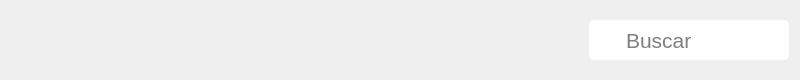
<?xml version="1.0" encoding="UTF-8"?>
<ui version="4.0">
 <class>SearchWidget</class>
 <widget class="QWidget" name="SearchWidget">
  <property name="geometry">
   <rect>
    <x>0</x>
    <y>0</y>
    <width>800</width>
    <height>80</height>
   </rect>
  </property>
  <property name="minimumSize">
   <size>
    <width>800</width>
    <height>80</height>
   </size>
  </property>
  <property name="windowTitle">
   <string>Form</string>
  </property>
  <layout class="QHBoxLayout" name="horizontalLayout_2">
   <item>
    <spacer name="horizontalSpacer">
     <property name="orientation">
      <enum>Qt::Orientation::Horizontal</enum>
     </property>
     <property name="sizeHint" stdset="0">
      <size>
       <width>573</width>
       <height>20</height>
      </size>
     </property>
    </spacer>
   </item>
   <item>
    <widget class="QFrame" name="searchInput">
     <property name="sizePolicy">
      <sizepolicy hsizetype="Preferred" vsizetype="Preferred">
       <horstretch>0</horstretch>
       <verstretch>0</verstretch>
      </sizepolicy>
     </property>
     <property name="minimumSize">
      <size>
       <width>200</width>
       <height>30</height>
      </size>
     </property>
     <property name="maximumSize">
      <size>
       <width>200</width>
       <height>40</height>
      </size>
     </property>
     <property name="styleSheet">
      <string notr="true">QFrame {
	background-color: white;
	border-radius: 5px;
	border: 2px solid &quot;#4fa0d8&quot;;
}</string>
     </property>
     <property name="frameShape">
      <enum>QFrame::Shape::StyledPanel</enum>
     </property>
     <property name="frameShadow">
      <enum>QFrame::Shadow::Raised</enum>
     </property>
     <layout class="QHBoxLayout" name="horizontalLayout">
      <item>
       <widget class="QLabel" name="icon">
        <property name="sizePolicy">
         <sizepolicy hsizetype="Preferred" vsizetype="Preferred">
          <horstretch>0</horstretch>
          <verstretch>0</verstretch>
         </sizepolicy>
        </property>
        <property name="minimumSize">
         <size>
          <width>20</width>
          <height>20</height>
         </size>
        </property>
        <property name="maximumSize">
         <size>
          <width>20</width>
          <height>20</height>
         </size>
        </property>
        <property name="styleSheet">
         <string notr="true">QLabel {
	border: none
}</string>
        </property>
        <property name="text">
         <string/>
        </property>
       </widget>
      </item>
      <item>
       <widget class="QLineEdit" name="input">
        <property name="sizePolicy">
         <sizepolicy hsizetype="Expanding" vsizetype="Preferred">
          <horstretch>0</horstretch>
          <verstretch>0</verstretch>
         </sizepolicy>
        </property>
        <property name="minimumSize">
         <size>
          <width>100</width>
          <height>20</height>
         </size>
        </property>
        <property name="font">
         <font>
          <pointsize>16</pointsize>
         </font>
        </property>
        <property name="styleSheet">
         <string notr="true">QLineEdit {
	border: none;
	background-color: white;
}</string>
        </property>
        <property name="alignment">
         <set>Qt::AlignmentFlag::AlignLeading|Qt::AlignmentFlag::AlignLeft|Qt::AlignmentFlag::AlignVCenter</set>
        </property>
        <property name="placeholderText">
         <string>Buscar</string>
        </property>
       </widget>
      </item>
     </layout>
    </widget>
   </item>
  </layout>
 </widget>
 <resources/>
 <connections/>
</ui>
